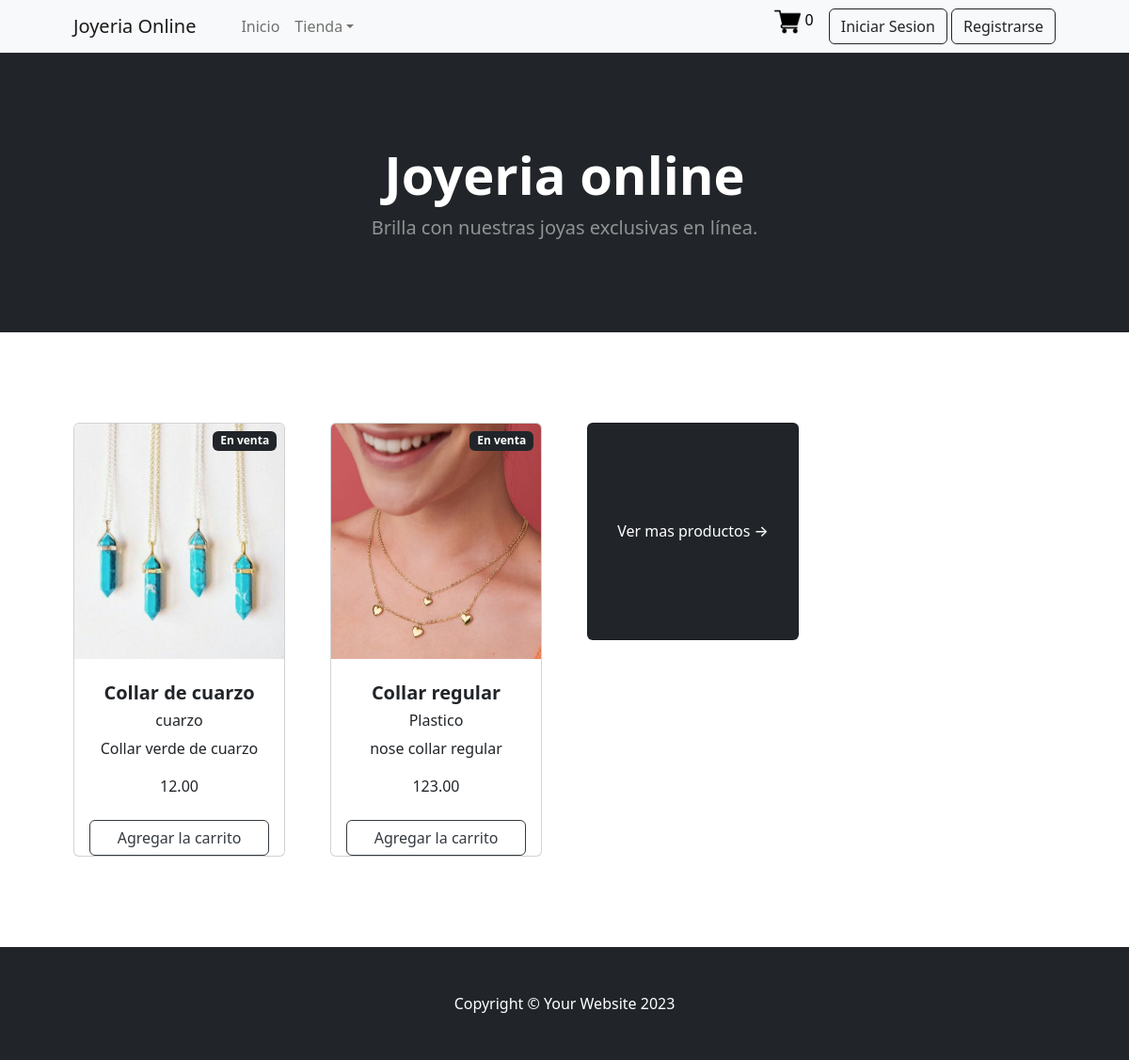
The app's page /, older data.
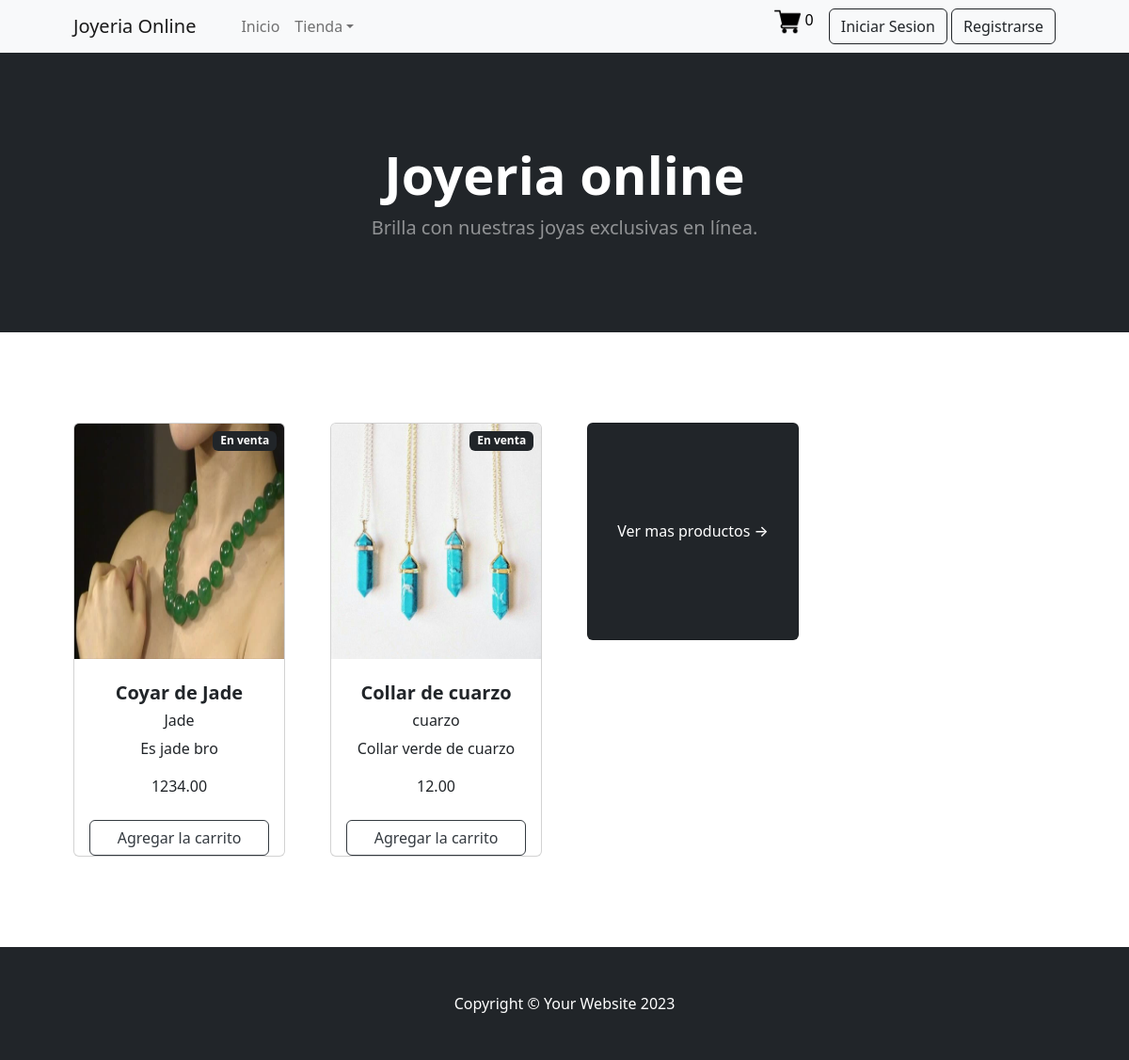
The same page, newer data.
### tables this page shows
CREATE TABLE `productos` (
  `id` int NOT NULL AUTO_INCREMENT,
  `nombre` varchar(100) NOT NULL,
  `descripcion` text NOT NULL,
  `precio` decimal(10,2) NOT NULL,
  `material` varchar(50) NOT NULL,
  `imagen` varchar(255) NOT NULL,
  PRIMARY KEY (`id`)
);

### config.php (called while the page is built, shortened)
<?php
$isLoged = false;
?>

### controllers/config/conexion.php (called while the page is built, shortened)
<?php
class conection
{
    private $server = "localhost";
    private $user = "root";
    private $password = "root";
    private $db_name = "joyeria";
    public $conection;
    public function __construct()
    {
        try {
            $this->conection = new PDO("mysql:host=$this->server; dbname=$this->db_name; charset=utf8mb4", $this->user, $this->password);
            $this->conection->setAttribute(PDO::ATTR_ERRMODE, PDO::ERRMODE_EXCEPTION);
        } catch (PDOException $e) {
            throw $e;
        }
    }
    public function consultar($sql)
    {
        $sentencia = $this->conection->prepare($sql);
        $sentencia->execute();
        return $sentencia->fetchAll();
    }
}
$conn = new conection();

### includes/item.php (the view)
<div class="col mb-5">
    <div class="card h-100">
        <div class="badge bg-dark text-white position-absolute" style="top: 0.5rem; right: 0.5rem">En venta
        </div>
        <img style="height: 250px;" class="card-img-top" src="/uploads/<?php echo $fila["imagen"] ?>" alt="..." />
        <div class="card-body p-4">
            <div class="text-center">
                <h5 class="fw-bolder">
                    <?php echo $fila["nombre"] ?>
                </h5>
                <h6>
                    <?php echo $fila["material"] ?>
                </h6>
                <p>
                    <?php echo $fila["descripcion"] ?>
                </p>
                <?php echo $fila["precio"] ?>
            </div>
        </div>
        <button onclick="addProduct(<?php echo $fila['id'] ?>)"
            style="margin:0 1rem;color: #343a40;background-color: transparent;background-image: none;border-color: #343a40;"
            class="btn">
            Agregar la carrito
        </button>
    </div>
</div>

### index.php (shortened to what this page needs)
<?php include_once("config.php") ?>
<?php
include_once("./controllers/config/conexion.php");
$consulta = "SELECT * FROM productos ORDER BY id DESC LIMIT 2";
$datos = $conn->consultar($consulta);
?>
<!DOCTYPE html>
<html lang="en">
<head>
    <?php include_once("includes/heads.php") ?>
</head>
<body>
    <?php include_once("includes/nav.php") ?>
    <?php include_once("includes/hero.php") ?>
    <section class="py-5">
        <div class="container px-4 px-lg-5 mt-5">
            <div class="row gx-4 gx-lg-5 row-cols-2 row-cols-md-3 row-cols-xl-4">
                <?php
                foreach ($datos as $fila) {
                    include("includes/item.php");
                }
                ?>
                <a class="col mb-5" href="/pages/client/tienda.php" style="text-decoration: none;">
                    <div class="card h-50 bg-dark "
                        style="color: white;font-weight: 500;display: grid;place-items: center;">
                        Ver mas productos →
                    </div>
                </a>
            </div>
        </div>
    </section>
    <?php include_once("includes/footer.php") ?>
</body>
</html>

### includes/heads.php (shortened to what this page needs)
<link href="https://cdn.jsdelivr.net/npm/bootstrap-icons@1.5.0/font/bootstrap-icons.css" rel="stylesheet" />
<link href="/css/styles.css" rel="stylesheet" />

### includes/nav.php (shortened to what this page needs)
<nav class="navbar navbar-expand-lg navbar-light bg-light">
    <div class="container px-4 px-lg-5">
        <a class="navbar-brand" href="/index.php">Joyeria Online</a>
        <div class="collapse navbar-collapse" id="navbarSupportedContent">
            <ul class="navbar-nav me-auto mb-2 mb-lg-0 ms-lg-4">
                <li class="nav-item"><a class="nav-link" aria-current="page" href="/index.php">Inicio</a></li>
                <li class="nav-item dropdown">
                    <a class="nav-link dropdown-toggle" id="navbarDropdown" href="#" role="button"
                        data-bs-toggle="dropdown" aria-expanded="false">Tienda</a>
                </li>
            </ul>
            <div class="icons" style="display: flex;gap: 1rem;">
                <a style="text-decoration: none;color: black;" href="/pages/client/cart.php"
                    class="icons-btn d-inline-block bag">
                    <img style="height:28px" src="/assets/images/shopping-cart.png" alt="">
                    <span id="amount_shopping" class="number">0</span>
                </a>
                <?php if (!$isLoged) { ?>
                    <div>
                        <a class="btn btn-outline-dark" href="/pages/login.php">
                            Iniciar Sesion
                        </a>
                        <a class="btn btn-outline-dark" href="/pages/register.php">
                            Registrarse
                        </a>
                    </div>
                <?php } ?>
            </div>
        </div>
    </div>
</nav>

### includes/hero.php
<header class="bg-dark py-5">
    <div class="container px-4 px-lg-5 my-5">
        <div class="text-center text-white">
            <h1 class="display-4 fw-bolder">Joyeria online</h1>
            <p class="lead fw-normal text-white-50 mb-0">Brilla con nuestras joyas exclusivas en línea.</p>
        </div>
    </div>
</header>

### includes/footer.php
<footer class="py-5 bg-dark">
    <div class="container">
        <p class="m-0 text-center text-white">Copyright &copy; Your Website 2023</p>
    </div>
</footer>

Row changes from the older to the newer data that the page shows:
no longer on this page (row unchanged): productos: imagen (picture), nombre "Collar regular", material "Plastico", descripcion "nose collar regular", precio "123.00"
added productos: imagen (picture), nombre "Coyar de Jade", material "Jade", descripcion "Es jade bro", precio "1234.00"
